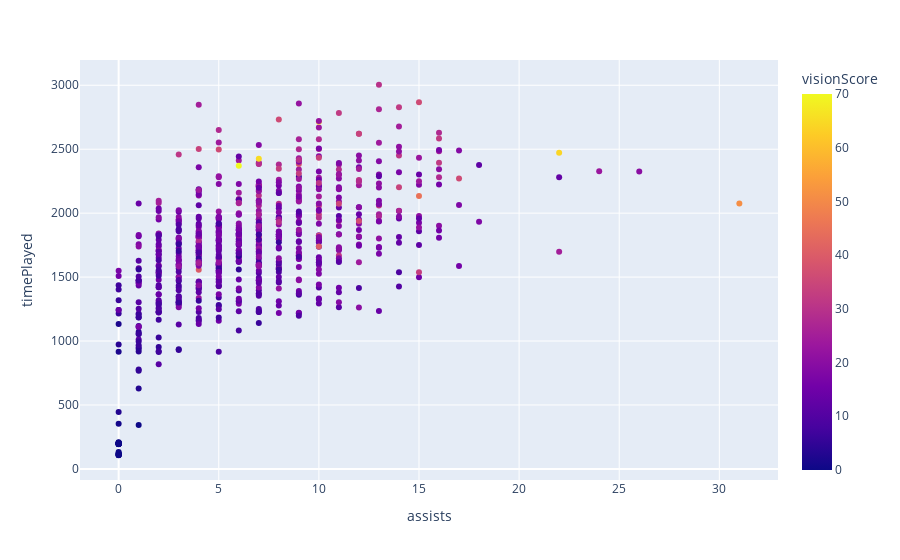

This figure's notebook cell:
### Markdown cell above
_las asistencias en una partida hace referencia a cada vez que un jugador ayudo a otro de cualquier forma a obtener una kill. En base a lo visto en el indice anterior vimos que existe una relacion para esta por lo que observemosla un poco mas_

### Code cell
fig = px.scatter(games_from_GCDariusBrando,
                 x="assists",
                 y="timePlayed", 
                 color="visionScore", 
                #  size_max=25
                )

fig.show()

### Figure 1 — Plotly figure (JSON) as saved in the notebook; plotly's stock layout.template omitted (floating-point values rounded to 4 significant figures; data arrays with more than 128 entries replaced by an {"elided": "..."} marker saying what was removed)
{"data": [{"hovertemplate": "assists=%{x}<br>timePlayed=%{y}<br>visionScore=%{marker.color}<extra></extra>", "legendgroup": "", "marker": {"color": {"elided": "722 int values"}, "coloraxis": "coloraxis", "symbol": "circle"}, "mode": "markers", "name": "", "orientation": "v", "showlegend": false, "type": "scatter", "x": {"elided": "722 int values"}, "xaxis": "x", "y": {"elided": "722 int values"}, "yaxis": "y"}], "layout": {"autosize": true, "coloraxis": {"colorbar": {"title": {"text": "visionScore"}}, "colorscale": [[0, "#0d0887"], [0.1111, "#46039f"], [0.2222, "#7201a8"], [0.3333, "#9c179e"], [0.4444, "#bd3786"], [0.5556, "#d8576b"], [0.6667, "#ed7953"], [0.7778, "#fb9f3a"], [0.8889, "#fdca26"], [1, "#f0f921"]]}, "legend": {"tracegroupgap": 0}, "margin": {"t": 60}, "xaxis": {"anchor": "y", "autorange": true, "domain": [0, 1], "range": [-1.91, 32.91], "title": {"text": "assists"}, "type": "linear"}, "yaxis": {"anchor": "x", "autorange": true, "domain": [0, 1], "range": [-117.3, 3228.0], "title": {"text": "timePlayed"}, "type": "linear"}}}
